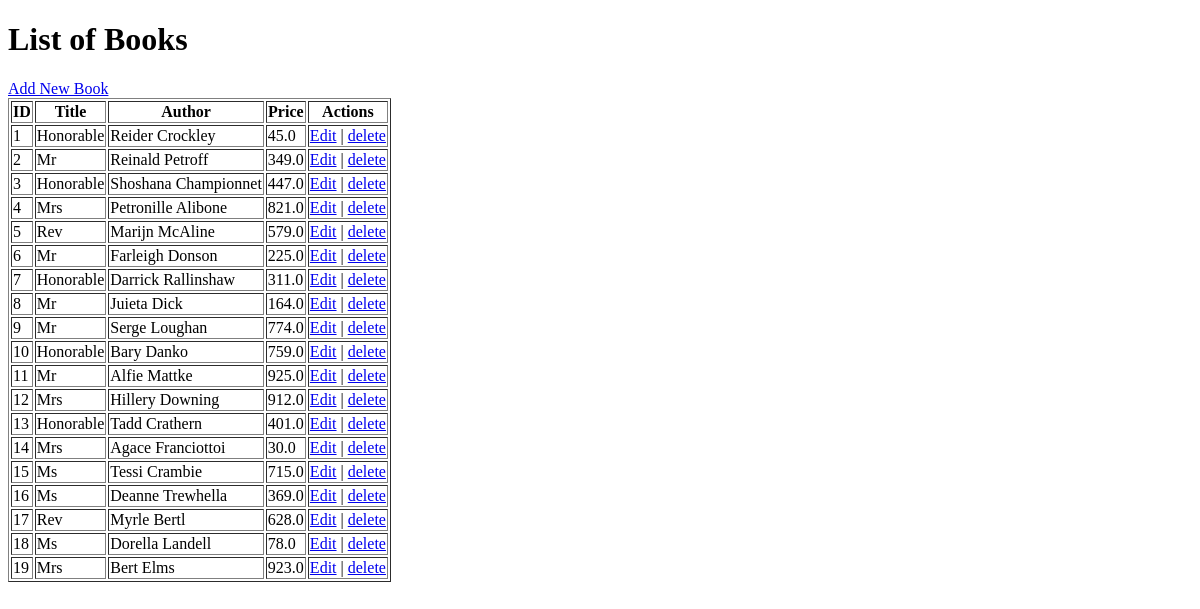
The app's page /books/lab9_part1/listbooks2, older data.
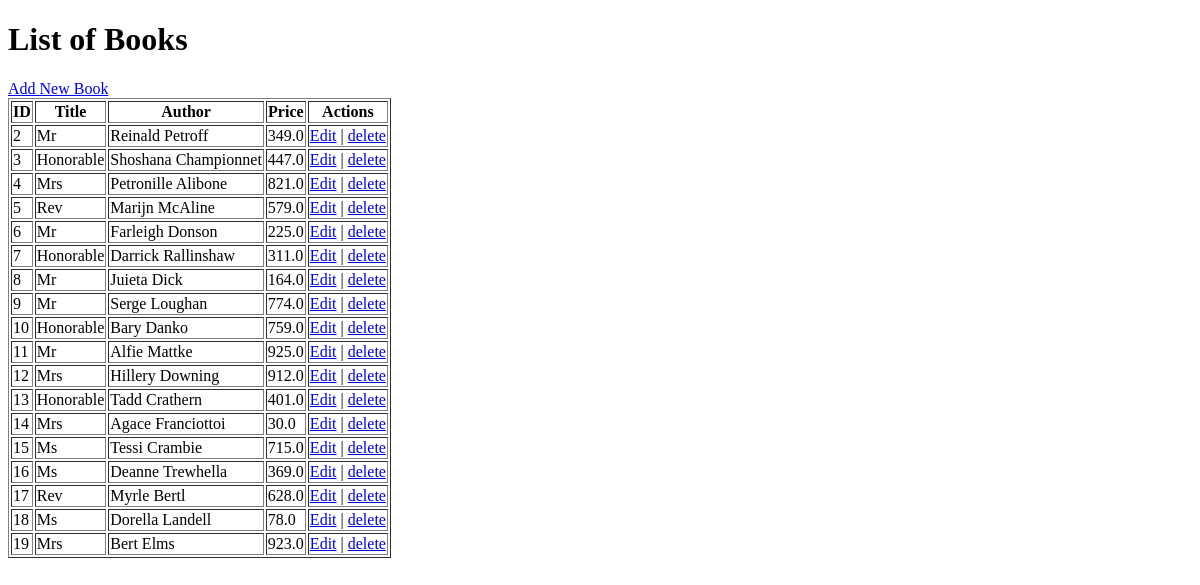
The same page, newer data.
### apps/bookmodule/models.py (models this page shows)
class Book(models.Model):
    title = models.CharField(max_length = 50)
    author = models.CharField(max_length = 50)
    price = models.FloatField(default = 0.0)
    edition = models.SmallIntegerField(default = 1)

### apps/bookmodule/views.py (the view)
# urls.py: path('lab9_part1/listbooks2', views.list_books2, name='list_books2'),
def list_books2(request):
    books = Book.objects.all()
    return render(request, 'bookmodule/list_books2.html', {'books': books})

### apps/templates/bookmodule/list_books2.html (shortened to what this page needs)
<!DOCTYPE html>
<html>
<head>
</head>
<body>
    <h1>List of Books</h1>
    <a href="/books/lab9_part1/addbook">Add New Book</a>
    <table border="1">
        <thead>
            <tr>
                <th>ID</th>
                <th>Title</th>
                <th>Author</th>
                <th>Price</th>
                <th>Actions</th>
            </tr>
        </thead>
        <tbody>
            {% for book in books %}
            <tr>
                <td>{{ book.id }}</td>
                <td>{{ book.title }}</td>
                <td>{{ book.author }}</td>
                <td>{{ book.price }}</td>
                <td>
                    <a href="/books/lab9_part1/editbook/{{ book.id }}">Edit</a> |
                    <a href="/books/lab9_part1/deletebook/{{ book.id }}">delete</a>
                </td>
            </tr>
            {% endfor %}
        </tbody>
    </table>
</body>
</html>

Row changes from the older to the newer data that the page shows:
removed Book: id "1", title "Honorable", author "Reider Crockley", price "45.0"
